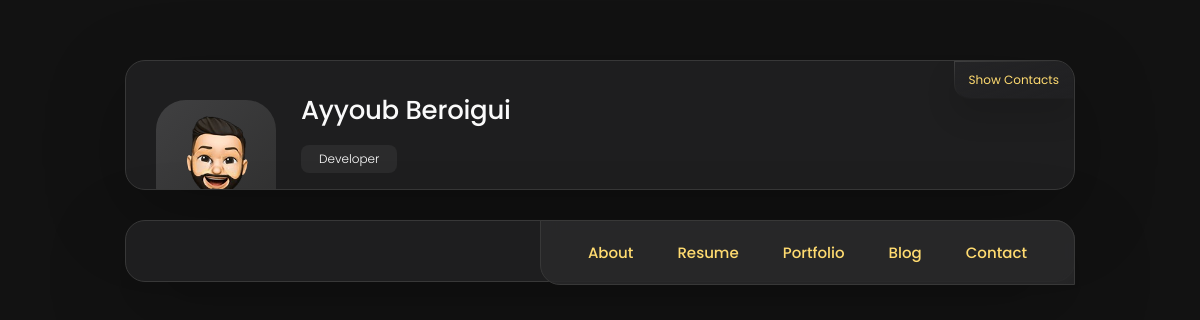
Page /🎯 Custom Desktop Applications with C# 💻 on the earlier database version.
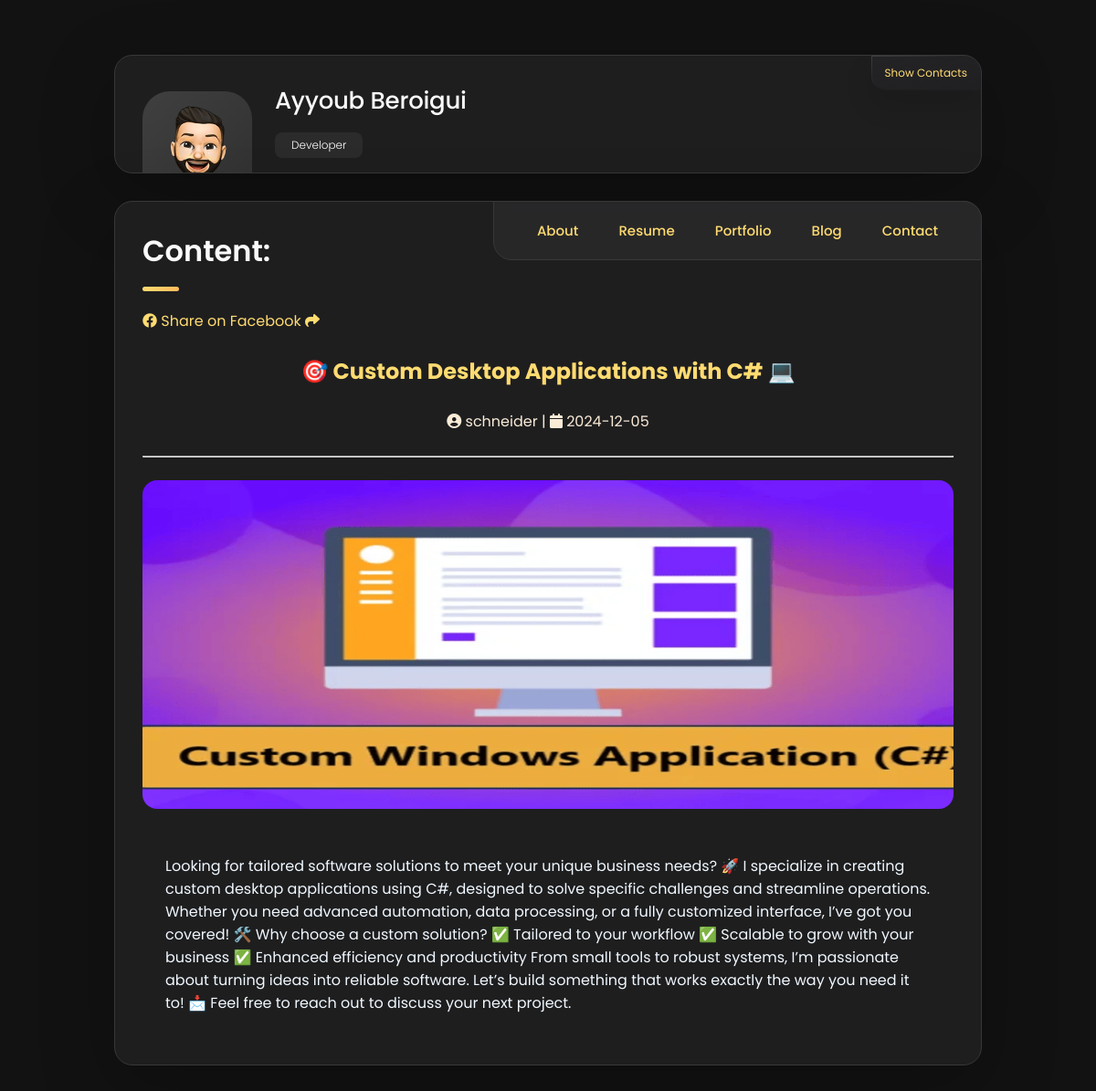
Same page on the later database version.
### tables this page shows
CREATE TABLE "blogs" (
	"id"	INTEGER,
	"Author"	text NOT NULL,
	"publihed_at"	TIMESTAMP NOT NULL,
	"content"	TEXT NOT NULL CHECK(LENGTH("content") > 100),
	"image"	text,
	"is_pinned"	boolean DEFAULT false,
	"title"	text NOT NULL UNIQUE,
	PRIMARY KEY("id" AUTOINCREMENT)
);

### app.py (the view)
@app.route('/<id>')
def content(id):
    conn = sqlite3.connect('mydatabase.db')
    c = conn.cursor()
    c.execute("SELECT content,author,publihed_at,title,image FROM blogs WHERE title=?", (id,))
    blog = c.fetchall()
    return render_template('single.html', content=blog , id=id)

### templates/single.html
{%extends 'base.html'%}
{%block content%}
<article class="about active" data-page="blog">
    {% for blog in content %}
    <header>
      <h2 class="h2 article-title">Content: </h2>
      <a href="https://www.facebook.com/sharer/sharer.php?u={{ url_for('content', id= id, _external=True) }}" target="_blank">
        <i class="fa-brands fa-facebook"></i> Share on Facebook <i class="fa fa-share"></i><br>
      </a>
      <br>
    </header>
    <center>
      <div class="title1">
    <h2 > {{ blog[3] }}</h2>
  </div>
    <br>
    <div class="authors">
    <i class="fa fa-user-circle"></i> {{ blog[1] }} |
    <i class="fa fa-calendar"></i>  {{ blog[2] }}
  </div>
    <br>
    <hr>
<br>
    </center>
    <figure class="blog-banner-box">
        <img src="{{ url_for('static', filename=blog[4] ) }}" alt="Design conferences in 2022" loading="lazy">
    </figure>
    <br>
    <div class="blog-content">
     {{ blog[0]|safe }}
    </div>
    {%endfor%}
</article>
{%endblock%}

Differences in the rows shown:
added blogs: title "🎯 Custom Desktop Applications with C# 💻", Author "schneider", publihed_at "2024-12-05", image (picture), content "Looking for tailored software solutions to meet your unique business needs? 🚀 I specialize in creating custom desktop applications using C#, designed to solve specific challenges and streamline operations. Whether you need advanced automation, data processing, or a fully customized interface, I’ve got you covered! 🛠️ Why choose a custom solution? ✅ Tailored to your workflow ✅ Scalable to grow with your business ✅ Enhanced efficiency and productivity From small tools to robust systems, I’m passionate about turning ideas into reliable software. Let’s build something that works exactly the way you need it to! 📩 Feel free to reach out to discuss your next project."
